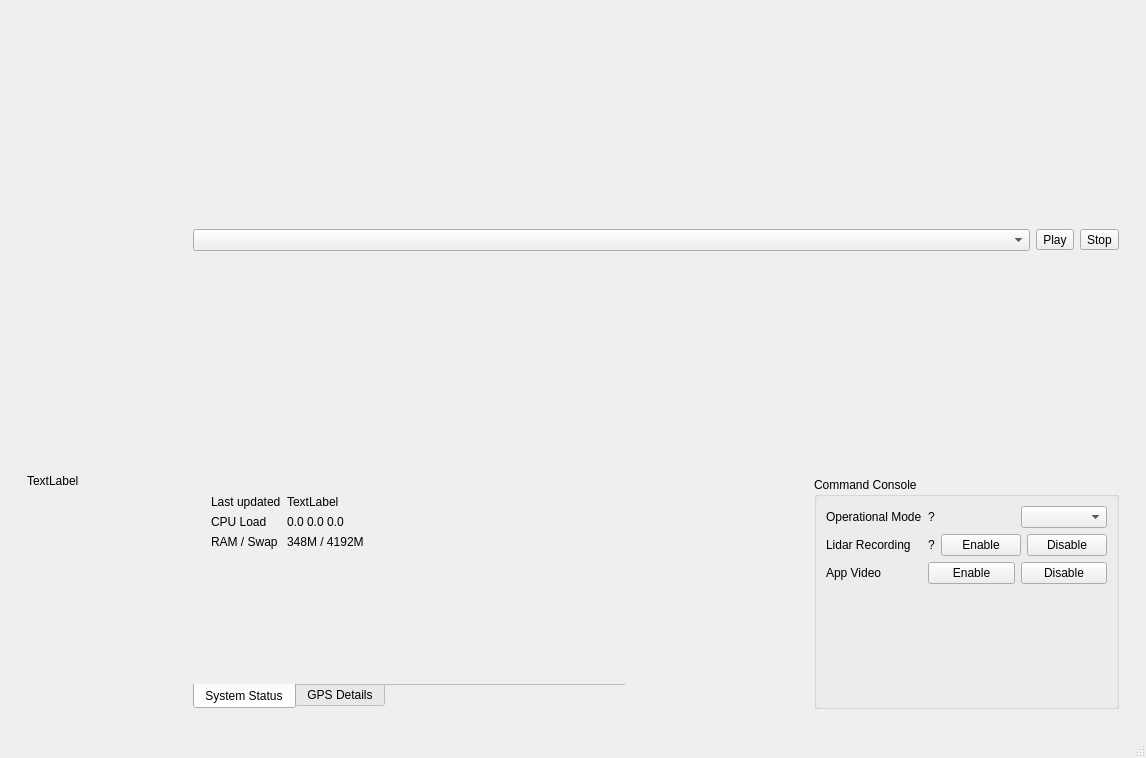
<?xml version="1.0" encoding="UTF-8"?>
<ui version="4.0">
 <class>MainWindow</class>
 <widget class="QMainWindow" name="MainWindow">
  <property name="geometry">
   <rect>
    <x>0</x>
    <y>0</y>
    <width>1146</width>
    <height>758</height>
   </rect>
  </property>
  <property name="windowTitle">
   <string>MainWindow</string>
  </property>
  <widget class="QWidget" name="centralwidget">
   <layout class="QVBoxLayout" name="verticalLayout">
    <item>
     <widget class="QWidget" name="widget" native="true">
      <layout class="QGridLayout" name="gridLayout">
       <item row="2" column="3">
        <widget class="QWidget" name="wd_horizon_attitude" native="true">
         <property name="sizePolicy">
          <sizepolicy hsizetype="Fixed" vsizetype="Preferred">
           <horstretch>0</horstretch>
           <verstretch>0</verstretch>
          </sizepolicy>
         </property>
         <property name="maximumSize">
          <size>
           <width>380</width>
           <height>200</height>
          </size>
         </property>
         <property name="baseSize">
          <size>
           <width>380</width>
           <height>0</height>
          </size>
         </property>
        </widget>
       </item>
       <item row="2" column="4">
        <widget class="QWidget" name="wd_controls" native="true">
         <property name="maximumSize">
          <size>
           <width>450</width>
           <height>16777215</height>
          </size>
         </property>
         <layout class="QVBoxLayout" name="verticalLayout_3">
          <item>
           <widget class="QGroupBox" name="groupBox_2">
            <property name="sizePolicy">
             <sizepolicy hsizetype="Fixed" vsizetype="Preferred">
              <horstretch>0</horstretch>
              <verstretch>0</verstretch>
             </sizepolicy>
            </property>
            <property name="maximumSize">
             <size>
              <width>350</width>
              <height>16777215</height>
             </size>
            </property>
            <property name="baseSize">
             <size>
              <width>350</width>
              <height>0</height>
             </size>
            </property>
            <property name="title">
             <string>Command Console</string>
            </property>
            <layout class="QFormLayout" name="formLayout_2">
             <item row="0" column="0">
              <widget class="QLabel" name="label">
               <property name="text">
                <string>Operational Mode</string>
               </property>
              </widget>
             </item>
             <item row="0" column="1">
              <layout class="QHBoxLayout" name="horizontalLayout_2">
               <item>
                <widget class="QLabel" name="lbl_status_operational_mode">
                 <property name="text">
                  <string>?</string>
                 </property>
                </widget>
               </item>
               <item>
                <widget class="QComboBox" name="dd_operational_mode"/>
               </item>
              </layout>
             </item>
             <item row="1" column="0">
              <widget class="QLabel" name="label_2">
               <property name="text">
                <string>Lidar Recording</string>
               </property>
              </widget>
             </item>
             <item row="1" column="1">
              <layout class="QHBoxLayout" name="horizontalLayout">
               <item>
                <widget class="QLabel" name="lbl_status_lidar_recording">
                 <property name="text">
                  <string>?</string>
                 </property>
                </widget>
               </item>
               <item>
                <widget class="QPushButton" name="btn_enable_lidar_recording">
                 <property name="text">
                  <string>Enable</string>
                 </property>
                </widget>
               </item>
               <item>
                <widget class="QPushButton" name="btn_disable_lidar_recording">
                 <property name="text">
                  <string>Disable</string>
                 </property>
                </widget>
               </item>
              </layout>
             </item>
             <item row="2" column="0">
              <widget class="QLabel" name="label_8">
               <property name="text">
                <string>App Video</string>
               </property>
              </widget>
             </item>
             <item row="2" column="1">
              <layout class="QHBoxLayout" name="horizontalLayout_6">
               <item>
                <widget class="QPushButton" name="btn_enable_app_video">
                 <property name="text">
                  <string>Enable</string>
                 </property>
                </widget>
               </item>
               <item>
                <widget class="QPushButton" name="btn_disable_app_video">
                 <property name="text">
                  <string>Disable</string>
                 </property>
                </widget>
               </item>
              </layout>
             </item>
            </layout>
           </widget>
          </item>
         </layout>
        </widget>
       </item>
       <item row="2" column="2">
        <widget class="QWidget" name="wd_status" native="true">
         <property name="maximumSize">
          <size>
           <width>450</width>
           <height>250</height>
          </size>
         </property>
         <property name="baseSize">
          <size>
           <width>0</width>
           <height>250</height>
          </size>
         </property>
         <layout class="QHBoxLayout" name="horizontalLayout_10">
          <item>
           <widget class="QTabWidget" name="tabWidget">
            <property name="tabPosition">
             <enum>QTabWidget::South</enum>
            </property>
            <property name="currentIndex">
             <number>0</number>
            </property>
            <property name="elideMode">
             <enum>Qt::ElideNone</enum>
            </property>
            <property name="documentMode">
             <bool>true</bool>
            </property>
            <property name="tabBarAutoHide">
             <bool>true</bool>
            </property>
            <widget class="QWidget" name="tabSystemStatus">
             <attribute name="title">
              <string>System Status</string>
             </attribute>
             <layout class="QVBoxLayout" name="verticalLayout_9">
              <item>
               <widget class="QWidget" name="widget_4" native="true">
                <layout class="QFormLayout" name="formLayout_3">
                 <item row="0" column="0">
                  <widget class="QLabel" name="label_6">
                   <property name="text">
                    <string>Last updated</string>
                   </property>
                  </widget>
                 </item>
                 <item row="0" column="1">
                  <widget class="QLabel" name="lbl_status_last_updated">
                   <property name="text">
                    <string>TextLabel</string>
                   </property>
                  </widget>
                 </item>
                 <item row="3" column="0">
                  <widget class="QLabel" name="label_3">
                   <property name="text">
                    <string>CPU Load</string>
                   </property>
                  </widget>
                 </item>
                 <item row="3" column="1">
                  <widget class="QLabel" name="lbl_status_cpu_load">
                   <property name="text">
                    <string>0.0 0.0 0.0</string>
                   </property>
                  </widget>
                 </item>
                 <item row="6" column="0">
                  <widget class="QLabel" name="label_5">
                   <property name="text">
                    <string>RAM / Swap</string>
                   </property>
                  </widget>
                 </item>
                 <item row="6" column="1">
                  <widget class="QLabel" name="lbl_status_memory">
                   <property name="text">
                    <string>348M / 4192M</string>
                   </property>
                  </widget>
                 </item>
                </layout>
               </widget>
              </item>
             </layout>
            </widget>
            <widget class="QWidget" name="tabGpsDetails">
             <attribute name="title">
              <string>GPS Details</string>
             </attribute>
             <layout class="QVBoxLayout" name="verticalLayout_10">
              <item>
               <widget class="QWidget" name="widget_5" native="true">
                <layout class="QHBoxLayout" name="horizontalLayout_9">
                 <item>
                  <widget class="QWidget" name="widget_2" native="true">
                   <layout class="QFormLayout" name="formLayout">
                    <item row="0" column="0">
                     <widget class="QLabel" name="label_11">
                      <property name="text">
                       <string>Lat</string>
                      </property>
                     </widget>
                    </item>
                    <item row="0" column="1">
                     <widget class="QLabel" name="lbl_status_lat">
                      <property name="text">
                       <string>TextLabel</string>
                      </property>
                     </widget>
                    </item>
                    <item row="1" column="0">
                     <widget class="QLabel" name="label_15">
                      <property name="text">
                       <string>Lon</string>
                      </property>
                     </widget>
                    </item>
                    <item row="1" column="1">
                     <widget class="QLabel" name="lbl_status_lon">
                      <property name="text">
                       <string>TextLabel</string>
                      </property>
                     </widget>
                    </item>
                    <item row="2" column="0">
                     <widget class="QLabel" name="label_17">
                      <property name="text">
                       <string>HDOP</string>
                      </property>
                     </widget>
                    </item>
                    <item row="2" column="1">
                     <widget class="QLabel" name="lbl_status_hdop">
                      <property name="text">
                       <string>TextLabel</string>
                      </property>
                     </widget>
                    </item>
                    <item row="3" column="0">
                     <widget class="QLabel" name="label_19">
                      <property name="text">
                       <string>VDOP</string>
                      </property>
                     </widget>
                    </item>
                    <item row="3" column="1">
                     <widget class="QLabel" name="lbl_status_vdop">
                      <property name="text">
                       <string>TextLabel</string>
                      </property>
                     </widget>
                    </item>
                    <item row="4" column="0">
                     <widget class="QLabel" name="label_21">
                      <property name="text">
                       <string>PDOP</string>
                      </property>
                     </widget>
                    </item>
                    <item row="4" column="1">
                     <widget class="QLabel" name="lbl_status_pdop">
                      <property name="text">
                       <string>TextLabel</string>
                      </property>
                     </widget>
                    </item>
                   </layout>
                  </widget>
                 </item>
                 <item>
                  <widget class="QWidget" name="widget_3" native="true">
                   <layout class="QFormLayout" name="formLayout_4">
                    <item row="0" column="0">
                     <widget class="QLabel" name="label_12">
                      <property name="text">
                       <string>#SAT Visible</string>
                      </property>
                     </widget>
                    </item>
                    <item row="0" column="1">
                     <widget class="QLabel" name="lbl_status_sat_visible">
                      <property name="text">
                       <string>TextLabel</string>
                      </property>
                     </widget>
                    </item>
                    <item row="1" column="0">
                     <widget class="QLabel" name="label_23">
                      <property name="text">
                       <string>#SAT used</string>
                      </property>
                     </widget>
                    </item>
                    <item row="1" column="1">
                     <widget class="QLabel" name="lbl_status_sat_used">
                      <property name="text">
                       <string>TextLabel</string>
                      </property>
                     </widget>
                    </item>
                    <item row="2" column="0">
                     <widget class="QLabel" name="label_25">
                      <property name="text">
                       <string>Pressure</string>
                      </property>
                     </widget>
                    </item>
                    <item row="2" column="1">
                     <widget class="QLabel" name="lbl_status_pressure">
                      <property name="text">
                       <string>TextLabel</string>
                      </property>
                     </widget>
                    </item>
                    <item row="3" column="0">
                     <widget class="QLabel" name="label_27">
                      <property name="text">
                       <string>Altitude</string>
                      </property>
                     </widget>
                    </item>
                    <item row="3" column="1">
                     <widget class="QLabel" name="lbl_status_altitude">
                      <property name="text">
                       <string>TextLabel</string>
                      </property>
                     </widget>
                    </item>
                    <item row="4" column="0">
                     <widget class="QLabel" name="label_29">
                      <property name="text">
                       <string>Temperature</string>
                      </property>
                     </widget>
                    </item>
                    <item row="4" column="1">
                     <widget class="QLabel" name="lbl_status_temperature">
                      <property name="text">
                       <string>TextLabel</string>
                      </property>
                     </widget>
                    </item>
                   </layout>
                  </widget>
                 </item>
                </layout>
               </widget>
              </item>
             </layout>
            </widget>
           </widget>
          </item>
         </layout>
        </widget>
       </item>
       <item row="1" column="0" rowspan="2">
        <widget class="QWidget" name="wd_lidar" native="true">
         <property name="sizePolicy">
          <sizepolicy hsizetype="Fixed" vsizetype="Preferred">
           <horstretch>0</horstretch>
           <verstretch>0</verstretch>
          </sizepolicy>
         </property>
         <property name="maximumSize">
          <size>
           <width>600</width>
           <height>600</height>
          </size>
         </property>
         <property name="baseSize">
          <size>
           <width>600</width>
           <height>600</height>
          </size>
         </property>
         <layout class="QVBoxLayout" name="verticalLayout_2">
          <item>
           <widget class="QLabel" name="lbl_lidar_map">
            <property name="text">
             <string>TextLabel</string>
            </property>
           </widget>
          </item>
         </layout>
        </widget>
       </item>
       <item row="0" column="0">
        <widget class="QWidget" name="wd_planner" native="true">
         <layout class="QVBoxLayout" name="verticalLayout_8"/>
        </widget>
       </item>
       <item row="0" column="2" rowspan="2" colspan="3">
        <widget class="QWidget" name="wd_video" native="true">
         <property name="enabled">
          <bool>true</bool>
         </property>
         <layout class="QVBoxLayout" name="verticalLayout_4">
          <item>
           <layout class="QHBoxLayout" name="horizontalLayout_3">
            <item>
             <widget class="QComboBox" name="dd_stream"/>
            </item>
            <item>
             <widget class="QToolButton" name="btn_play">
              <property name="text">
               <string>Play</string>
              </property>
             </widget>
            </item>
            <item>
             <widget class="QToolButton" name="btn_stop">
              <property name="text">
               <string>Stop</string>
              </property>
             </widget>
            </item>
           </layout>
          </item>
         </layout>
        </widget>
       </item>
      </layout>
     </widget>
    </item>
   </layout>
  </widget>
  <widget class="QMenuBar" name="menubar">
   <property name="geometry">
    <rect>
     <x>0</x>
     <y>0</y>
     <width>1146</width>
     <height>22</height>
    </rect>
   </property>
  </widget>
  <widget class="QStatusBar" name="statusbar"/>
 </widget>
 <resources/>
 <connections/>
</ui>
